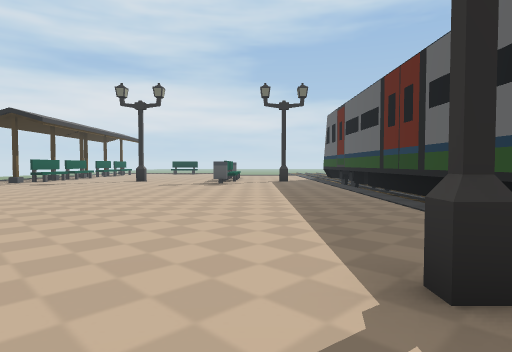
View 1 (above)

21 first-person views from a walk through a Unity game level. The camera is 1.5 m above the floor, tilts 2° down and sees 75° across. The floor is counted in squares, 2 m on a side. Each view is taken from the middle of a square. On the plan, view 1 faces up. The plan holds only what a view shows up to about 11 squares ahead; the rest is blank. The place goes on beyond the plan. The player character is not drawn. Some animated figures are left out.

View 2
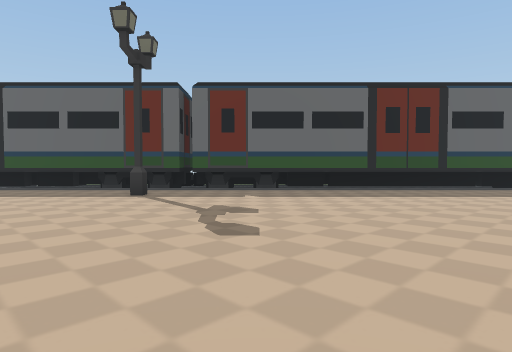

View 3
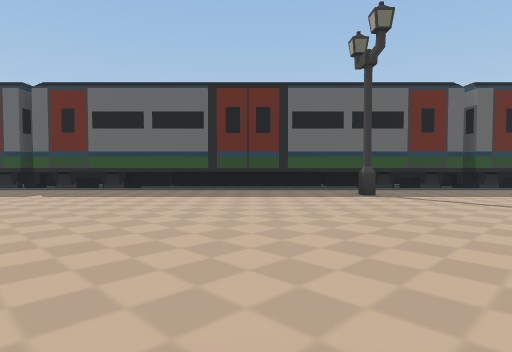

View 4
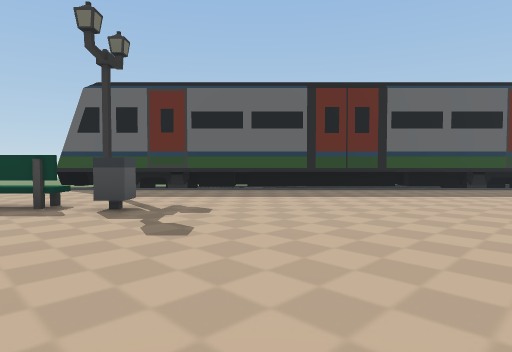

View 5
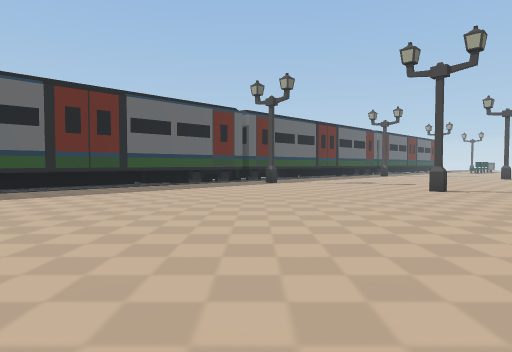

View 6
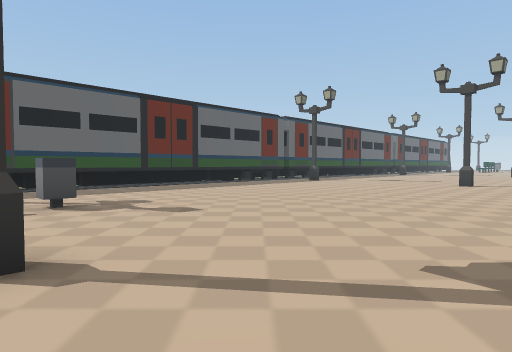

View 7
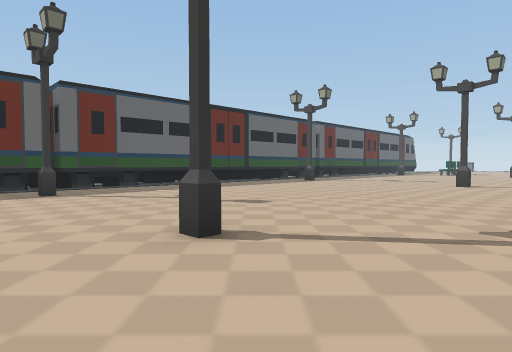

View 8
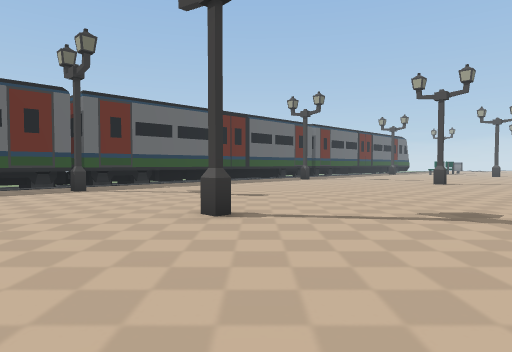

View 9
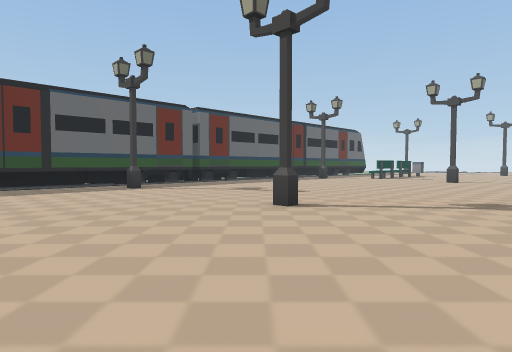

View 10
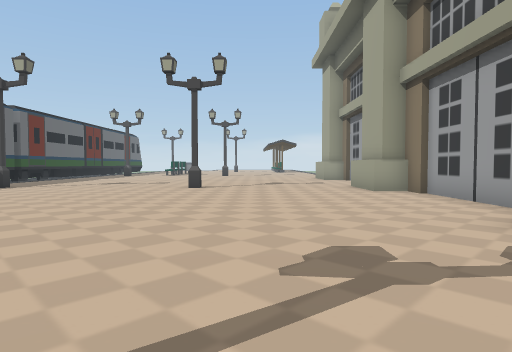

View 11
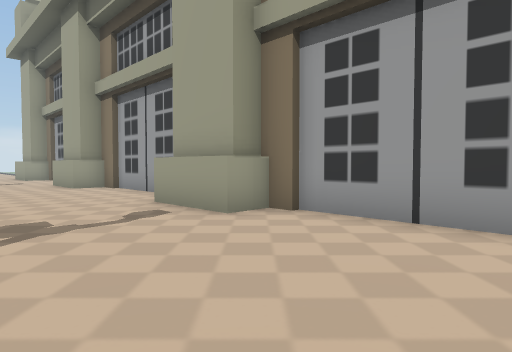

View 12
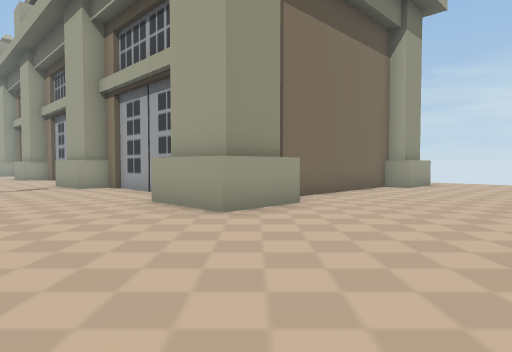

View 13
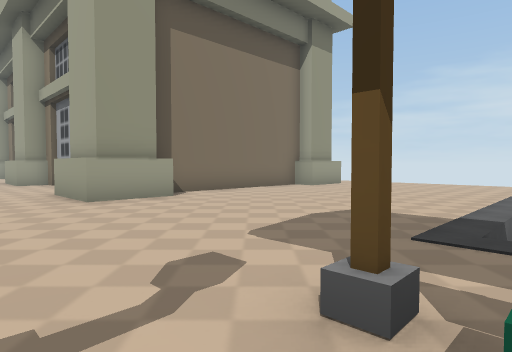

View 14
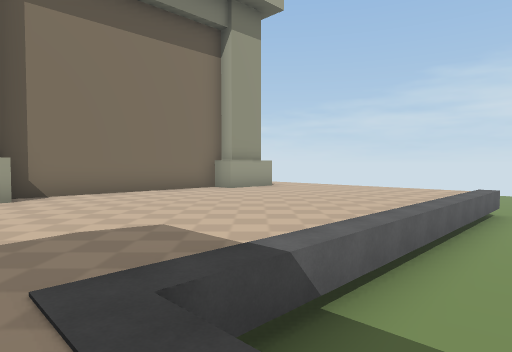

View 15
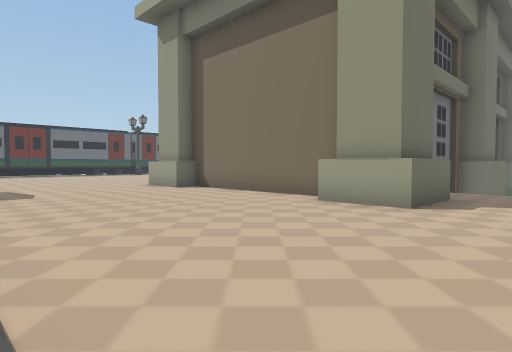

View 16
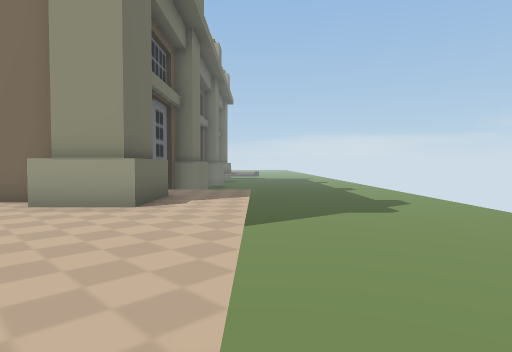

View 17
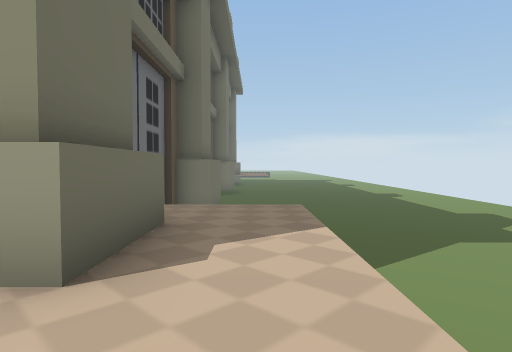

View 18
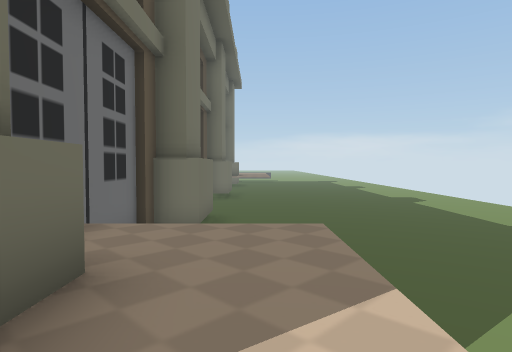

View 19
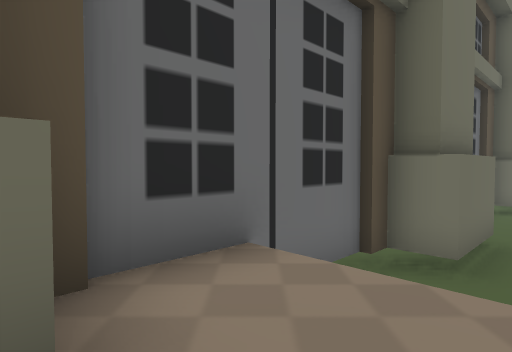

View 20
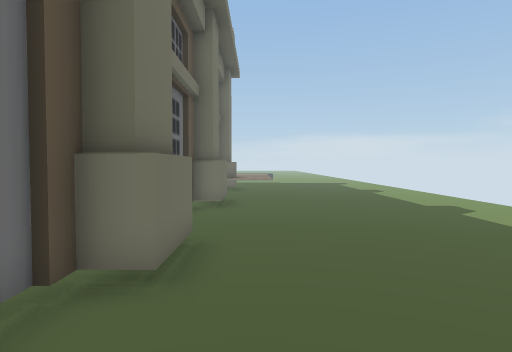

View 21
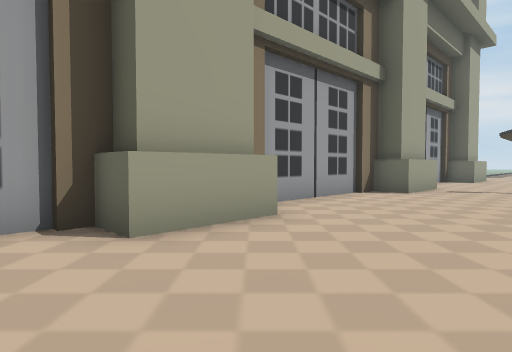

### Floor plan
Key: @ floor where view 1 was taken; # wall or solid block; . main floor; - floor 1.5 m lower than the main floor; v drop or lower ground; B bench; I bin.
Columns run from 23 left of view 1 to 4 right of it. Each row starts with its distance up from view 1.
 15         vv  . B....  .B... #
 14  vvvvvvvvvvv..B............#
 13 v............#........I....#
 12  v.........................#
 11  v.........................#
 10 vv.........................#
  9 vv.........................#
  8 vv.........................#
  7 vv.###.....##..............#
  6 vv.##########..............#
  5 vv.###      #..............#
  4 vv...#      ...............#
  3 vv...#     #...............#
  2 vv  v      #......#.....#..#
  1 vvvvvv     #...............#
  0 vvvv#v      #..........@...#
 -1 vvv-#       #..............#
 -2 vvvv#       #..............#
 -3 vvvv       #...............#
 -4 vvvv       #...............#
 -5 vvvvv      #...............#
 -6 vvvvv      #...............#
 -7 vvvvv      #...............#
 -8             #..............#
 -9             #.....#.....#..#
-10            #...............#
-11             ...............#

Positions as (right, up) in squares from view 1, and headings:
1: (0, 0), facing up
2: (-7, -1), facing right
3: (-7, -6), facing right
4: (-7, 11), facing right
5: (-8, 12), facing down-right
6: (-8, 15), facing down-right
7: (-8, 4), facing down-right
8: (-9, 5), facing down-right
9: (-9, -4), facing down-right
10: (-7, 2), facing down
11: (-7, 4), facing down-left
12: (-7, 11), facing down-left
13: (-8, 14), facing down-left
14: (-11, 15), facing down-left
15: (-22, 13), facing down-right
16: (-22, 13), facing down
17: (-21, 9), facing down
18: (-21, 7), facing down
19: (-21, 5), facing down-right
20: (-21, 4), facing down
21: (-7, -11), facing up-left
